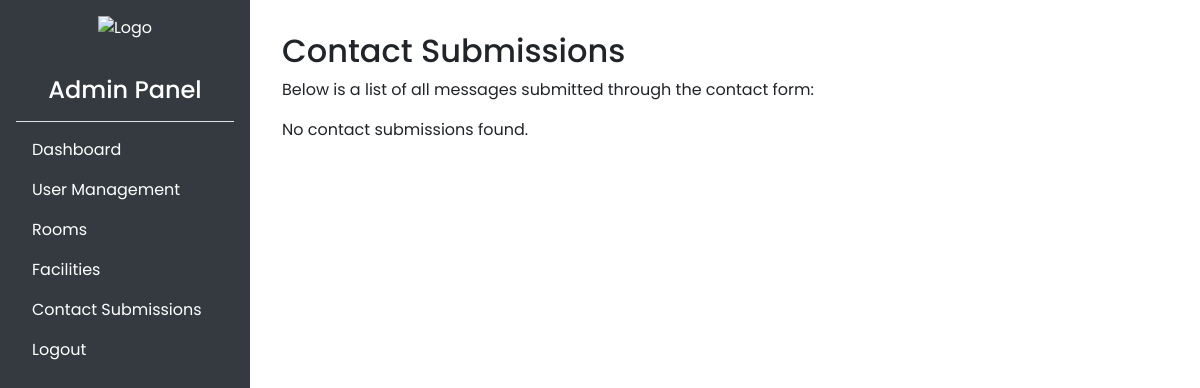
Before: /admin/contact_submissions.php (signed in) with the older database file.
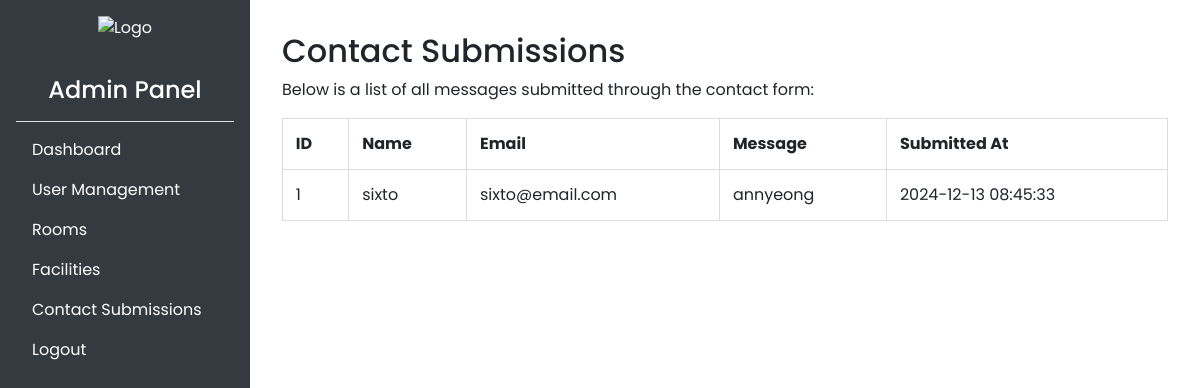
After: the same page with the newer database file.
### tables this page shows
CREATE TABLE `contact_submissions` (
  `id` int(11) NOT NULL,
  `name` varchar(255) NOT NULL,
  `email` varchar(255) NOT NULL,
  `message` text NOT NULL,
  `created_at` timestamp NOT NULL DEFAULT current_timestamp() ON UPDATE current_timestamp()
);

### admin/contact_submissions.php (the view, shortened to what this page needs)
<?php
include '../config.php';
include './sidebar.php';
$query = "SELECT * FROM contact_submissions ORDER BY created_at DESC";
$result = mysqli_query($conn, $query);
?>
<!DOCTYPE html>
<html lang="en">
<head>
</head>
<body>
<div class="container">
    <h2>Contact Submissions</h2>
    <p>Below is a list of all messages submitted through the contact form:</p>
    <?php if (mysqli_num_rows($result) > 0): ?>
        <table>
            <thead>
                <tr>
                    <th>ID</th>
                    <th>Name</th>
                    <th>Email</th>
                    <th>Message</th>
                    <th>Submitted At</th>
                </tr>
            </thead>
            <tbody>
                <?php while ($row = mysqli_fetch_assoc($result)): ?>
                    <tr>
                        <td><?php echo htmlspecialchars($row['id']); ?></td>
                        <td><?php echo htmlspecialchars($row['name']); ?></td>
                        <td><?php echo htmlspecialchars($row['email']); ?></td>
                        <td><?php echo htmlspecialchars($row['message']); ?></td>
                        <td><?php echo htmlspecialchars(date('Y-m-d H:i:s', strtotime($row['created_at']))); ?></td>
                    </tr>
                <?php endwhile; ?>
            </tbody>
        </table>
    <?php else: ?>
        <p>No contact submissions found.</p>
    <?php endif; ?>
</div>
</body>
</html>

Changed rows visible on the page:
added contact_submissions: id "1", name "sixto", email "sixto@email.com", message "annyeong", created_at "2024-12-13 08:45:33"
Other visible differences:
text no longer shown: "No contact submissions found."
text now shown: "ID Name Email Message Submitted At"
